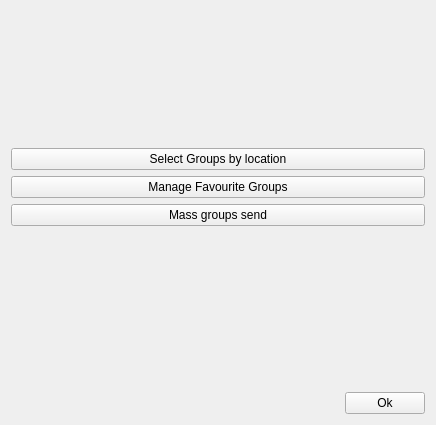
<?xml version="1.0" encoding="UTF-8"?>
<ui version="4.0">
 <class>MainDialog</class>
 <widget class="QWidget" name="MainDialog">
  <property name="geometry">
   <rect>
    <x>0</x>
    <y>0</y>
    <width>436</width>
    <height>425</height>
   </rect>
  </property>
  <property name="windowTitle">
   <string>MainDialog</string>
  </property>
  <layout class="QVBoxLayout" name="verticalLayout" stretch="0,0,0,0,0,0,0">
   <item>
    <spacer name="verticalSpacer_2">
     <property name="orientation">
      <enum>Qt::Vertical</enum>
     </property>
     <property name="sizeHint" stdset="0">
      <size>
       <width>20</width>
       <height>40</height>
      </size>
     </property>
    </spacer>
   </item>
   <item>
    <widget class="QPushButton" name="btnSelectGroups">
     <property name="text">
      <string>Select Groups by location</string>
     </property>
    </widget>
   </item>
   <item>
    <widget class="QPushButton" name="btnAddGroups">
     <property name="text">
      <string>Manage Favourite Groups</string>
     </property>
    </widget>
   </item>
   <item>
    <widget class="QPushButton" name="btnSengGroups">
     <property name="text">
      <string>Mass groups send</string>
     </property>
    </widget>
   </item>
   <item>
    <widget class="QLabel" name="lblMessage">
     <property name="text">
      <string/>
     </property>
     <property name="alignment">
      <set>Qt::AlignCenter</set>
     </property>
    </widget>
   </item>
   <item>
    <spacer name="verticalSpacer">
     <property name="orientation">
      <enum>Qt::Vertical</enum>
     </property>
     <property name="sizeHint" stdset="0">
      <size>
       <width>20</width>
       <height>140</height>
      </size>
     </property>
    </spacer>
   </item>
   <item>
    <layout class="QHBoxLayout" name="horizontalLayout">
     <item>
      <spacer name="horizontalSpacer">
       <property name="orientation">
        <enum>Qt::Horizontal</enum>
       </property>
       <property name="sizeHint" stdset="0">
        <size>
         <width>40</width>
         <height>20</height>
        </size>
       </property>
      </spacer>
     </item>
     <item>
      <widget class="QPushButton" name="btnOk">
       <property name="text">
        <string>Ok</string>
       </property>
      </widget>
     </item>
    </layout>
   </item>
  </layout>
 </widget>
 <resources/>
 <connections>
  <connection>
   <sender>btnOk</sender>
   <signal>clicked()</signal>
   <receiver>MainDialog</receiver>
   <slot>close()</slot>
   <hints>
    <hint type="sourcelabel">
     <x>393</x>
     <y>396</y>
    </hint>
    <hint type="destinationlabel">
     <x>217</x>
     <y>212</y>
    </hint>
   </hints>
  </connection>
 </connections>
</ui>
